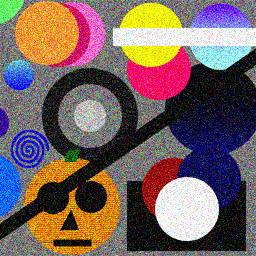
#> input picture CSProj/CS650/Lab 2/circles.ppm, 256 x 256 px
$ python testHoughTransform01-1-Ref.py   (Python 2 division)   (older library calls are emulated)
#> lines starting #> are read from the running program, lines starting #| are printed output that depends on the picture; after the words box and inside, x2 and y2 are one past the last pixel; in counts of white or black regions, pixels touching at a corner belong together
### CSProj/CS650/Lab 2/EdgeDetection.py
'''
Created on Sep 17, 2014

@author: daqing_yi
'''
import numpy as np
import copy

# [12 lines left out: function gaussianFilter, not called in this run]

def sobel(img_data):

    img_width = img_data.shape[0]
    img_height = img_data.shape[1]

    sobel_x_kernel = np.array([[-1, 0, 1], [-2, 0, 2], [-1, 0, 1]])
    sobel_y_kernel = np.array([[-1, -2, -1], [0, 0, 0], [1, 2, 1]])

    gradient_x = np.zeros(img_data.shape, np.float)
    gradient_y = np.zeros(img_data.shape, np.float)
    gradient_magnitude = np.zeros(img_data.shape, np.float)
    gradient_orientation = np.zeros(img_data.shape, np.float)

    for i in range(1, img_width-1):
        for j in range(1, img_height-1):
            img_data_seg = np.array(img_data[i-1:i+2, j-1:j+2])
            gradient_x[i,j] = np.sum( np.sum( sobel_x_kernel * img_data_seg ) )
            gradient_y[i,j] = np.sum( np.sum( sobel_y_kernel * img_data_seg ) )
            gradient_magnitude[i,j] = np.sqrt(gradient_x[i,j]**2 + gradient_y[i,j]**2)
            gradient_orientation[i,j] = np.arctan2(gradient_y[i,j], gradient_x[i,j])

    gradient_magnitude_min = np.min(np.min(gradient_magnitude))
    gradient_magnitude_max = np.max(np.max(gradient_magnitude))
    gradient_magnitude = 255*(gradient_magnitude-gradient_magnitude_min)/(gradient_magnitude_max-gradient_magnitude_min)
    return gradient_magnitude, gradient_orientation

# [13 lines left out: function laplacian, not called in this run]

def nonmaximalSuppresion(gradient_magnitude, gradient_orientation):

    gm_sup = np.zeros(gradient_magnitude.shape, gradient_magnitude.dtype)
    gm_width = gradient_magnitude.shape[0]
    gm_height = gradient_magnitude.shape[1]

    for i in range(1, gm_width-1):
        for j in range(1, gm_height-1):
            #orientation = gradient_orientation[i,j]

            degree = (180/np.pi)*gradient_orientation[i,j]

            if (degree<=22.5 and degree>-22.5) or degree<=-157.5 or degree>157.5:
                delta_i = 0
                delta_j = 1
            elif (degree>-67.5 and degree <= -22.5) or (degree>112.5 and degree<=157.5):
                delta_i = 1
                delta_j = -1
            elif (degree>-112.5 and degree<=-67.5) or (degree>67.5 and degree<=112.5):
                delta_i = 1
                delta_j = 0
            elif (degree>-157.5 and degree<=-112.5) or (degree>67.5 and degree<=22.5):
                delta_i = 1
                delta_j = 1

            if gradient_magnitude[i,j]>=gradient_magnitude[i-delta_i, j-delta_j] and gradient_magnitude[i,j]>=gradient_magnitude[i+delta_i, j+delta_j]:
                gm_sup[i,j] = gradient_magnitude[i,j]

    return gm_sup

def hysteresisThreshold(img_data, threshold_lo, threshold_hi):
    img_threshold = np.zeros(img_data.shape, np.float)
    img_width = img_data.shape[0]
    img_height = img_data.shape[1]

    for i in range(1,img_width-1):
        for j in range(1,img_height-1):
            if img_data[i,j] > threshold_hi:
                img_threshold[i,j] = 255
            elif img_data[i,j] > threshold_lo and img_data[i,j] <= threshold_hi:
                if img_data[i+1,j] > threshold_hi or img_data[i+1,j+1] > threshold_hi or img_data[i-1,j] > threshold_hi or img_data[i-1,j-1] > threshold_hi or img_data[i,j+1] > threshold_hi or img_data[i,j-1] > threshold_hi:
                    img_threshold[i,j] = 255

    return img_threshold

def canny(img_data, threshold_lo, threshold_hi):
    #calculate gradient
    img_gm, img_go = sobel(img_data)

    img_gm_max = np.max(np.max(img_gm))
    img_gm_min = np.min(np.min(img_gm))
    img_gm = (img_gm - img_gm_min) / (img_gm_max - img_gm_min)

    #nonmaxial suppression
    img_gm_proc = nonmaximalSuppresion(img_gm, img_go)
    #img_gm_proc = copy.deepcopy(img_gm)
    #hysteresis threshold
    img_can = hysteresisThreshold(img_gm_proc*255, threshold_lo, threshold_hi)
    #img_can = copy.deepcopy(img_gm_proc)
    return img_can

# [43 lines left out: function MarrHildreth, not called in this run]


### CSProj/CS650/Lab 2/HoughTransform.py
'''
Created on Sep 17, 2014

@author: daqing_yi
'''
import numpy as np
from VoteGame import *
import scipy.ndimage as ndimage
import scipy.ndimage.filters as filters
import copy


def houghCircle(bi_img, radii):
    radiiLen = len(radii)
    radiiMax = np.max(radii)

    img_width = bi_img.shape[0]
    img_height = bi_img.shape[1]

    #vote_game = VoteGame(img_width+radiiMax, img_height+radiiMax, radii)
    img_hough = np.zeros((img_width+2*radiiMax, img_height+2*radiiMax,radiiLen), np.float)

    for i in range(img_width):
        for j in range(img_height):
            if bi_img[i,j] > 0:
                votes_to = []
                sum_votes_to = 0.0
                for ri in range(len(radii)):
                    r = radii[ri]
                    pixels = getCircleEdgePixels([i,j], r)
                    for pix in pixels:
                        pix_x, pix_y = pix[0], pix[1]
                        if pix_x >= -r and pix_x < img_width+r and pix_y >= -r and pix_y < img_height+r:
                            votes_to.append([pix_x + r, pix_y + r, ri])
                            sum_votes_to += 1.0
                for v in votes_to:
                    img_hough[v[0], v[1], v[2]] += 1/sum_votes_to

    img_hough_max = np.max(img_hough.flatten())
    img_hough_min = np.min(img_hough.flatten())

    img_hough = (img_hough - img_hough_min) / (img_hough_max - img_hough_min)

    return img_hough

# [38 lines left out: functions houghCircleVariant, findByThreshold, not called in this run]


def findLocalMax(data, threshold, neighborhood_size = 5):

    detected_peaks = []
    data_max = filters.maximum_filter(data, neighborhood_size)
    maxima = (data == data_max)
    data_min = filters.minimum_filter(data, neighborhood_size)
    diff = ((data_max - data_min) > threshold)
    maxima[diff == 0] = 0

    labeled, num_objects = ndimage.label(maxima)
    slices = ndimage.find_objects(labeled)
    x, y = [], []
    for dy,dx in slices:
        x_center = (dx.start + dx.stop - 1)/2
        y_center = (dy.start + dy.stop - 1)/2
        detected_peaks.append([x_center, y_center])

    return detected_peaks

# [22 lines left out: function findLocalMaxUsingDifferentThreshold, not called in this run]


def getCircleEdgePixels(center, radius):
    pixels = []
    for theta in range(0, 360, 2):
        theta_radius = theta*np.pi/180.0
        x = int(center[0] + radius * np.cos(theta_radius))
        y = int(center[1] + radius * np.sin(theta_radius))
        if [x,y] not in pixels:
            pixels.append([x, y])

    return pixels

### CSProj/CS650/Lab 2/testHoughTransform01-1-Ref.py
'''
Created on Sep 18, 2014

@author: daqing_yi
'''

from EdgeDetection import *
from HoughTransform import *
from VoteGame import *
from PIL import Image
import numpy as np
import matplotlib.pyplot as plt
import cv2

#img_filename = '2D_White_Box.pgm'
#img_filename = 'blocks.pgm'
#img_filename = 'simplecircles.ppm'
img_filename = 'circles.ppm'
#img_filename = 'coins.jpg'
#img_filename = 'circle_1.png'

detect_radius = 48

img = cv2.imread(img_filename,0)
#> img: shape (256, 256); min 0, max 255, mean 104.3
img = cv2.medianBlur(img,5)
img = np.array(img)

#img_gauss = gaussianFilter(img)
img_gauss = copy.deepcopy(img)

img_edge = canny(img_gauss, 40, 80)
#> after the loop in sobel, `for i in range(1, img_width-1):`:
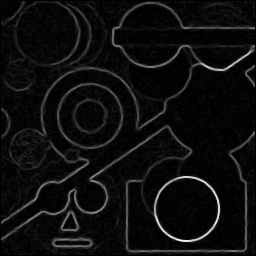
#> gradient_magnitude: shape (256, 256) float64; min 0, max 943, mean 53.4; drawn with min black and max white
#> after the loop in sobel, `for i in range(1, img_width-1):`:
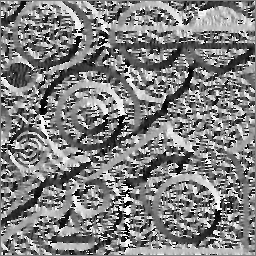
#> gradient_orientation: shape (256, 256) float64; min -3.14, max 3.14, mean 0.0134; drawn with min black and max white
#> after the loop in sobel, `for i in range(1, img_width-1):`:
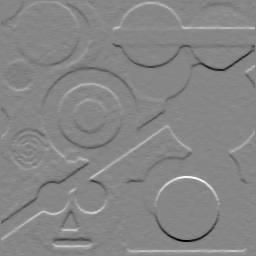
#> gradient_y: shape (256, 256) float64; min -909, max 813, mean -0.2; drawn with min black and max white
#> in sobel, `gradient_magnitude_min = np.min(np.min(gradient_magnitude))`: gradient_magnitude_min = 0
#> in sobel, `gradient_magnitude_max = np.max(np.max(gradient_magnitude))`: gradient_magnitude_max = 943
#> in canny, `img_gm_max = np.max(np.max(img_gm))`: img_gm_max = 255
#> in canny, `img_gm_min = np.min(np.min(img_gm))`: img_gm_min = 0
#> after the loop in hysteresisThreshold, `for i in range(1,img_width-1):`:
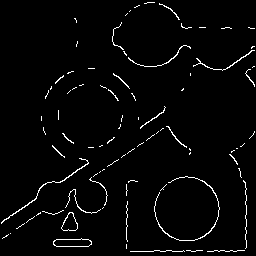
#> img_threshold: shape (256, 256) float64; 2.7% white in thin lines or dots
#img_edge = MarrHildreth(img_gauss, 60)

img_hough = houghCircle(img_edge, [detect_radius])[:,:,0]
#> after the loop in houghCircle, `for i in range(img_width):`:
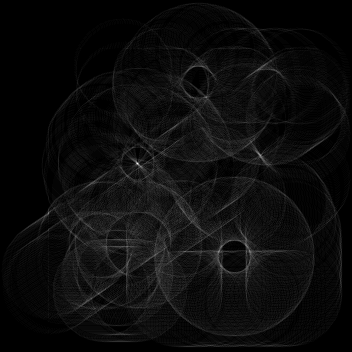
#> img_hough: shape (352, 352, 1) float64; min 0, max 0.289, mean 0.0142; drawn with min black and max white
#> img_hough: shape (352, 352) float64

for threshold in np.arange(0.8, 0.2, -0.1):
    centers = findLocalMax(img_hough, threshold)
    print threshold
    if len(centers) > 1:
        break
#> this loop made 4 passes
#> (num_objects in findLocalMax, centers) on passes 1 to 4: (1, [[137, 163]]), (1, [[137, 163]]), (1, [[137, 163]]), (2, [[260, 155], [137, 163]])

print centers
#| [[260, 155], [137, 163]]

fig = plt.figure()
ax1 = fig.add_subplot(221)
ax1.imshow(img,cmap = 'gray')
ax1.set_title('Original')
ax1.set_xticks([])
ax1.set_yticks([])

ax2 = fig.add_subplot(222)
ax2.imshow(img_edge,cmap = 'gray')
ax2.set_title('Canny')
ax2.set_xticks([])
ax2.set_yticks([])

ax3 = fig.add_subplot(223)
ax3.imshow(255*img_hough,cmap = 'gray')
ax3.set_title('Hough')
ax3.set_xticks([])
ax3.set_yticks([])


plt.show(block=False)
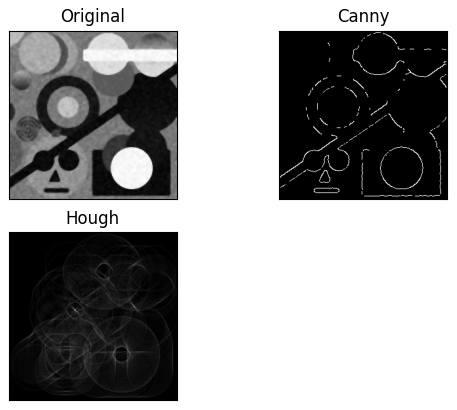
#> figure drawn by matplotlib, 3 panels

cimg = cv2.cvtColor(img,cv2.COLOR_GRAY2BGR)
for c in centers:
    cv2.circle(cimg,(c[0]-detect_radius,c[1]-detect_radius),detect_radius,(0,255,0),2)
    cv2.circle(cimg,(c[0]-detect_radius,c[1]-detect_radius),2,(0,0,255),3)
#> this loop made 2 passes
#> c on passes 1 to 2: [260, 155], [137, 163]
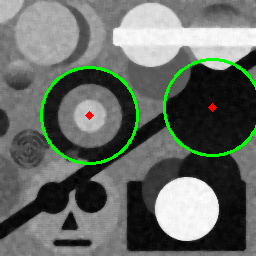
#> cimg: shape (256, 256, 3); mean B, G, R 101.5, 108.2, 101.9


cv2.imshow('detected circles',cimg)
cv2.waitKey(0)

$ run again, with CSProj/CS650/Lab 2/blocks.pgm saved as CSProj/CS650/Lab 2/circles.ppm
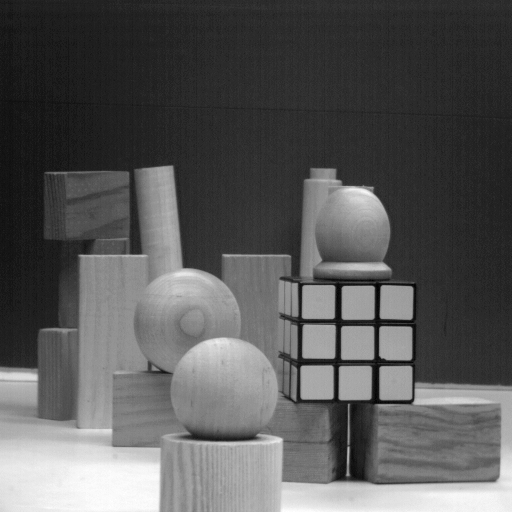
#> input picture CSProj/CS650/Lab 2/blocks.pgm, 512 x 512 px
#> img is the input picture: shape (512, 512); min 0, max 255, mean 88.8
#> gradient_magnitude_min = 0
#> gradient_magnitude_max = 579.1
#> img_gm_max = 255
#> img_gm_min = 0
#> after the loop in hysteresisThreshold, `for i in range(1,img_width-1):`:
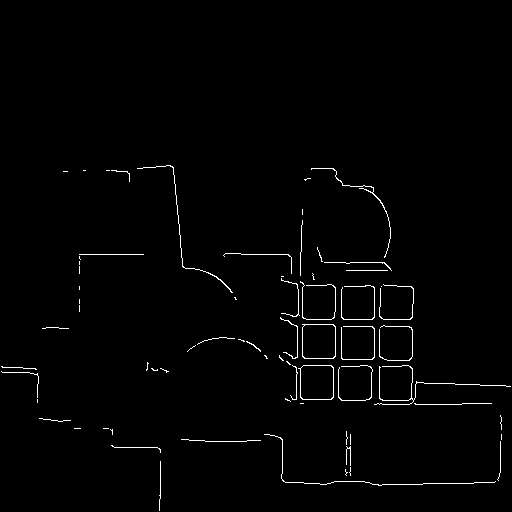
#> img_threshold: shape (512, 512) float64; 1.3% white in thin lines or dots, all inside (x1, y1, x2, y2) = (1, 165, 511, 511)
#> the loop `for threshold in np.arange(0.8, 0.2, -0.1):` made 3 passes
#> (num_objects in findLocalMax, centers) on passes 1 to 3: (1, [[390, 279]]), (1, [[390, 279]]), (5, [[390, 279], [298, 349], [237, 364], [441, 495], [445, 495]])
#| [[390, 279], [298, 349], [237, 364], [441, 495], [445, 495]]
#> the loop `for c in centers:` made 5 passes
#> c on passes 1 to 5: [390, 279], [298, 349], [237, 364], [441, 495], [445, 495]
#> after the loop `for c in centers:`:
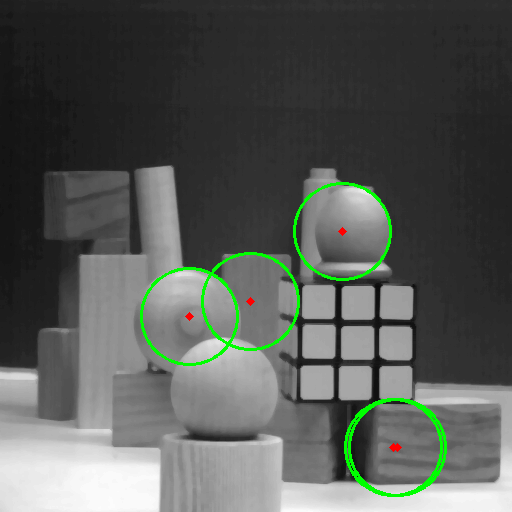
#> cimg: shape (512, 512, 3); mean B, G, R 86.8, 91, 87
